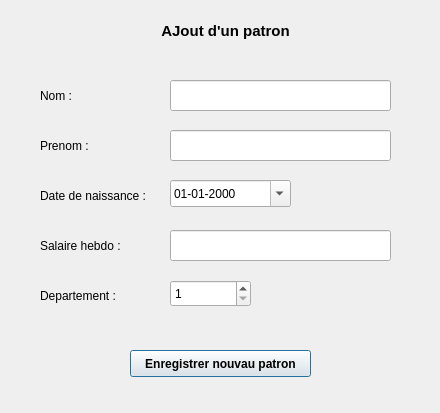
<?xml version="1.0" encoding="UTF-8"?>
<ui version="4.0">
 <class>AjoutPatronInterfaceClass</class>
 <widget class="QDialog" name="AjoutPatronInterfaceClass">
  <property name="geometry">
   <rect>
    <x>0</x>
    <y>0</y>
    <width>440</width>
    <height>413</height>
   </rect>
  </property>
  <property name="windowTitle">
   <string>AjoutPatronInterface</string>
  </property>
  <widget class="QLabel" name="label_prenom">
   <property name="geometry">
    <rect>
     <x>40</x>
     <y>130</y>
     <width>111</width>
     <height>31</height>
    </rect>
   </property>
   <property name="text">
    <string>Prenom :</string>
   </property>
  </widget>
  <widget class="QLineEdit" name="lineEdit_prenom">
   <property name="geometry">
    <rect>
     <x>170</x>
     <y>130</y>
     <width>221</width>
     <height>31</height>
    </rect>
   </property>
  </widget>
  <widget class="QLabel" name="label_titre">
   <property name="geometry">
    <rect>
     <x>90</x>
     <y>10</y>
     <width>271</width>
     <height>41</height>
    </rect>
   </property>
   <property name="font">
    <font>
     <pointsize>11</pointsize>
     <weight>75</weight>
     <bold>true</bold>
    </font>
   </property>
   <property name="text">
    <string>AJout d'un patron</string>
   </property>
   <property name="alignment">
    <set>Qt::AlignCenter</set>
   </property>
  </widget>
  <widget class="QSpinBox" name="spinBox_departement">
   <property name="geometry">
    <rect>
     <x>170</x>
     <y>280</y>
     <width>81</width>
     <height>27</height>
    </rect>
   </property>
   <property name="minimum">
    <number>1</number>
   </property>
   <property name="maximum">
    <number>10</number>
   </property>
  </widget>
  <widget class="QDateEdit" name="dateEdit">
   <property name="geometry">
    <rect>
     <x>170</x>
     <y>180</y>
     <width>121</width>
     <height>27</height>
    </rect>
   </property>
   <property name="maximumDate">
    <date>
     <year>7937</year>
     <month>12</month>
     <day>31</day>
    </date>
   </property>
   <property name="minimumDate">
    <date>
     <year>1770</year>
     <month>1</month>
     <day>1</day>
    </date>
   </property>
   <property name="displayFormat">
    <string>dd-MM-yyyy</string>
   </property>
   <property name="calendarPopup">
    <bool>true</bool>
   </property>
  </widget>
  <widget class="QPushButton" name="pushButton_validePatron">
   <property name="geometry">
    <rect>
     <x>130</x>
     <y>350</y>
     <width>181</width>
     <height>27</height>
    </rect>
   </property>
   <property name="font">
    <font>
     <weight>75</weight>
     <bold>true</bold>
    </font>
   </property>
   <property name="text">
    <string>Enregistrer nouvau patron</string>
   </property>
  </widget>
  <widget class="QLabel" name="label_nom">
   <property name="geometry">
    <rect>
     <x>40</x>
     <y>80</y>
     <width>111</width>
     <height>31</height>
    </rect>
   </property>
   <property name="text">
    <string>Nom :</string>
   </property>
  </widget>
  <widget class="QLineEdit" name="lineEdit_nom">
   <property name="geometry">
    <rect>
     <x>170</x>
     <y>80</y>
     <width>221</width>
     <height>31</height>
    </rect>
   </property>
  </widget>
  <widget class="QLineEdit" name="lineEdit_salaireHebdo">
   <property name="geometry">
    <rect>
     <x>170</x>
     <y>230</y>
     <width>221</width>
     <height>31</height>
    </rect>
   </property>
  </widget>
  <widget class="QLabel" name="label_salaireHebdo">
   <property name="geometry">
    <rect>
     <x>40</x>
     <y>230</y>
     <width>111</width>
     <height>31</height>
    </rect>
   </property>
   <property name="text">
    <string>Salaire hebdo :</string>
   </property>
  </widget>
  <widget class="QLabel" name="label_departement">
   <property name="geometry">
    <rect>
     <x>40</x>
     <y>280</y>
     <width>111</width>
     <height>31</height>
    </rect>
   </property>
   <property name="text">
    <string>Departement :</string>
   </property>
  </widget>
  <widget class="QLabel" name="label_dateNaissance">
   <property name="geometry">
    <rect>
     <x>40</x>
     <y>180</y>
     <width>111</width>
     <height>31</height>
    </rect>
   </property>
   <property name="text">
    <string>Date de naissance :</string>
   </property>
  </widget>
 </widget>
 <layoutdefault spacing="6" margin="11"/>
 <resources/>
 <connections/>
</ui>
